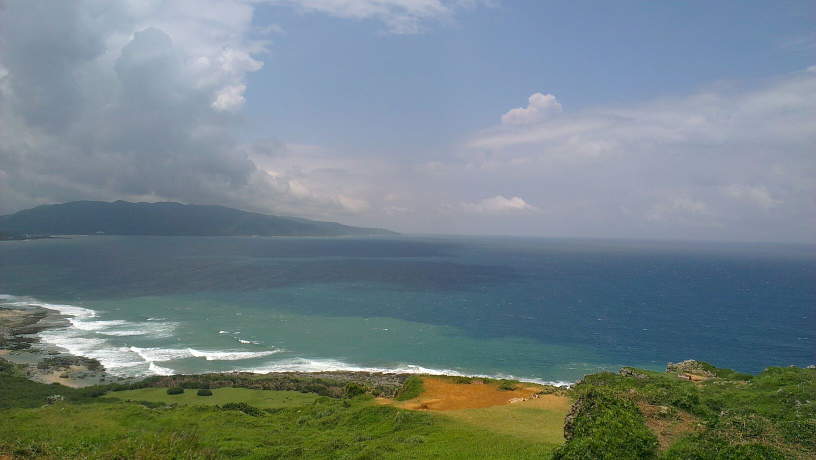
#> input picture opencv/image/landscape.jpg, 1632 x 920 px, found by its file name (shown at 1/2 size)
$ python drawing.py
#> lines starting #> are read from the running program, lines starting #| are printed output that depends on the picture
import cv2, numpy

# window
cv2.namedWindow("Image")
# read image
image = cv2.imread("image\\landscape.jpg", cv2.IMREAD_UNCHANGED)
#> image is the input picture: shape (920, 1632, 3); mean B, G, R 132.6, 129.6, 114

# drawing
cv2.line(image, (50,50), (500,300), (0,0,255), 2)
cv2.rectangle(image, (50,200), (200,350), (255,0,0), 3)
cv2.rectangle(image, (50,400), (200,550), (255,0,0), -1)
cv2.circle(image, (700,200), 100, (0,255,0), -1)
pts = numpy.array([[900,200], [1100,300], [1000,500]], numpy.int32)
cv2.polylines(image, [pts], True, (255,100,100), 20)
cv2.putText(image, "drawing by OpenCV", (400,550), cv2.FONT_HERSHEY_SIMPLEX, 1, (255,255,255), 3)
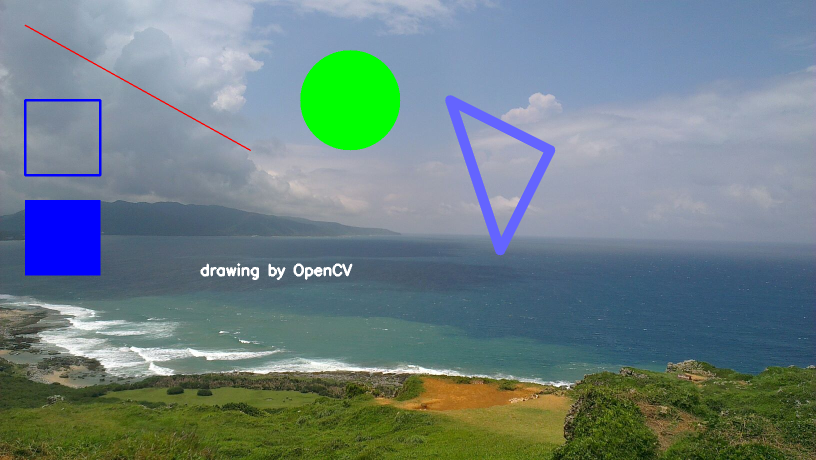
#> image: shape (920, 1632, 3) (shown at 1/2 size); mean B, G, R 132, 129.5, 109.6

# saving image
# cv2.imwrite("image\\image.jpg", image, [cv2.IMWRITE_JPEG_QUALITY, 100])

# show image
cv2.imshow("Image", image)
# pause until input from keyboard
cv2.waitKey(0)
cv2.destroyAllWindows()

$ run again, with opencv/image/us.jpg copied over opencv/image/landscape.jpg
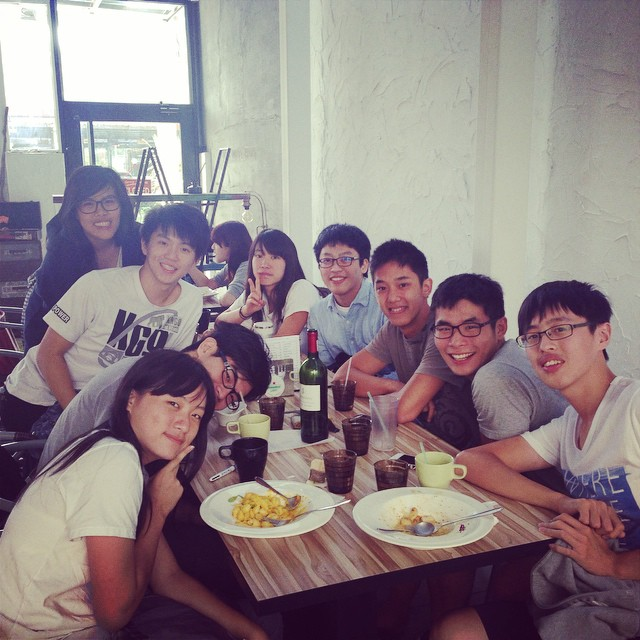
#> input picture opencv/image/us.jpg, 640 x 640 px, found by its file name
#> image is the input picture: shape (640, 640, 3); mean B, G, R 133.5, 129.6, 144.1
#> `cv2.putText(image, "drawing by OpenCV", (400,550), cv2.FONT_HERSHEY_SI..`:
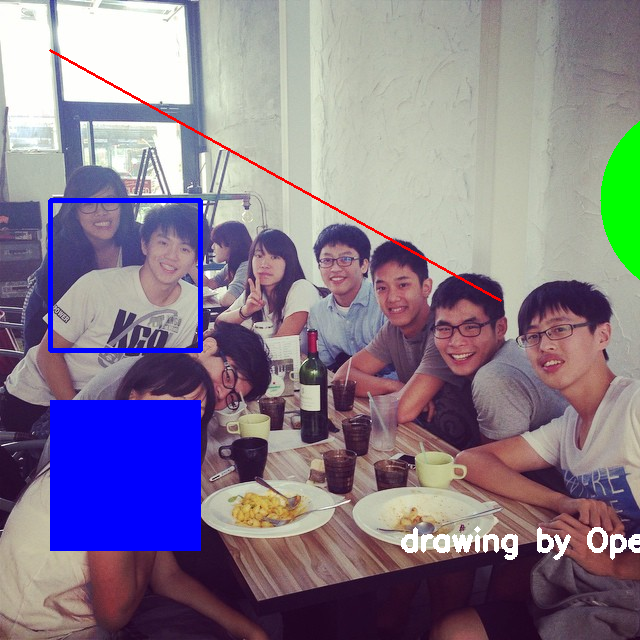
#> image: shape (640, 640, 3); mean B, G, R 140.9, 123.8, 134.8
